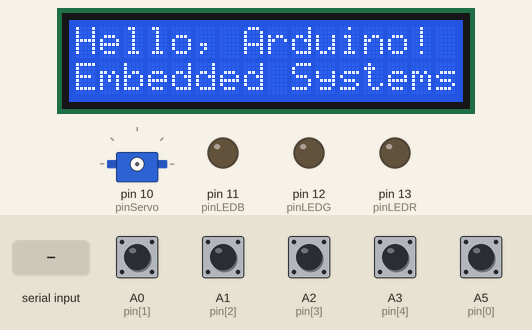
This sketch was run on a simulated Arduino Uno, built with avr-gcc and run on an emulated ATmega328P. Parts: 16×2 character LCD, servo, output pins drawn as LEDs (lit = HIGH). The test bench sets the inputs (shaded band); at power-on: A0 (pin[1]), A1 (pin[2]), A2 (pin[3]), A3 (pin[4]), A5 (pin[0]) HIGH. What the sketch prints to the serial monitor is not drawn.

Above: at 0.1 s.
2.3 s: "E" received over the second serial link
At 3.1 s:
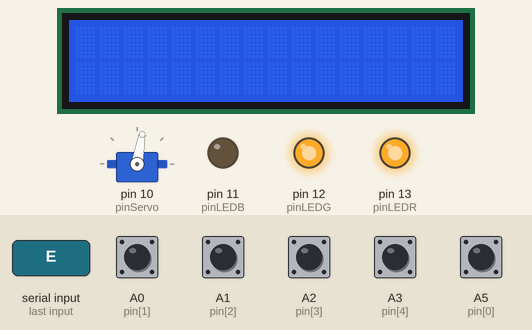
5.5 s: "e" received over the second serial link
At 6.7 s:
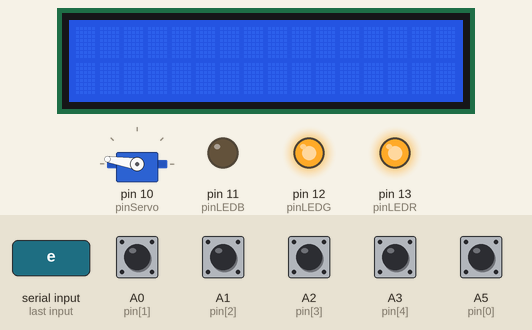
7.0 s: "q" received over the second serial link
At 7.8 s:
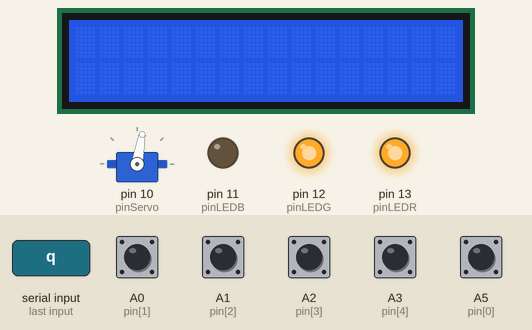
Timing chart, 0 to 9.5 s (numbered marks = the images above; inputs shaded):
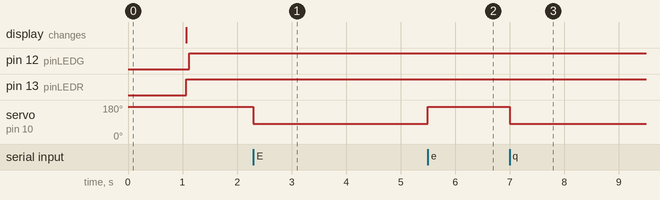

Measured:
- after the input at 2.3 s, servo on pin 10 (pinServo): 171° → 80° at once
- after the input at 5.5 s, servo on pin 10 (pinServo): 80° → 171° at once
- after the input at 7.0 s, servo on pin 10 (pinServo): 171° → 80° at once

The sketch:

front-door.ino
```cpp
#include "Doorlock.h"
#include <SoftwareSerial.h>
#include <Servo.h>
#include <LiquidCrystal.h>
Servo servo;
int val;
byte d;
bool emergency_flag = 0;
bool user_control = 0;

int door_flag = 0;  // 0:닫힘., 1:열림

int idx = 0;
int serial_idx = 0;
char c;
SoftwareSerial mySerial(5, 6);
const int pinServo = 10;
const int pinLEDR = 13;
const int pinLEDG = 12;
const int pinLEDB = 11;
const int RS = 2; const int EN = 3;
const int D4 = 4; const int D5 = 7;
const int D6 = 8; const int D7 = 9;
LiquidCrystal lcd1(RS,EN,D4,D5,D6,D7);

int pin[5] = {A5, A0, A1, A2, A3}; // 핀 설정
int password[4] = {1, 2, 3, 1}; // 비밀번호 설정
DoorLock dl(pin); // DoorLock 생성자 생성

void setup() {
  dl.setPassword(password); // 비밀번호 설정(함수)
  Serial.begin(9600);
  lcd1.begin(16, 2);
  lcd1.print("Hello, Arduino!");
  lcd1.setCursor(0, 1);
  lcd1.print("Embedded Systems");
  delay(1000); lcd1.clear();
  pinMode(pinLEDR, OUTPUT);
  pinMode(pinLEDG, OUTPUT);
  pinMode(pinLEDB, OUTPUT);
  servo.attach(pinServo);
  servo.write(171);
  mySerial.begin(9600);
}

unsigned long pre_time2 = 0;
unsigned long pre_time = 0;
void loop() {
   dl.play();

   if(dl.num == 1) {
    digitalWrite(pinLEDR, HIGH);
    digitalWrite(pinLEDG, HIGH);
    digitalWrite(pinLEDB, LOW);
   }
   else if(dl.num == 0) {
      if(dl.getResult() == true){ // 만약 비밀번호가 일치한다면
        door_flag = 1;
        //servo.write(60);
        digitalWrite(pinLEDB, HIGH);
        digitalWrite(pinLEDR, LOW);
        digitalWrite(pinLEDG, LOW);
        if(idx == 0){
          pre_time = millis();
          Serial.println("open");  // open을 출력
          idx++;
        }
        else if(idx >= 5){
          dl.setResult(false);
          door_flag = 0;
          idx = 0;
        }
        else ;
        if(millis() - pre_time > 1000){
          pre_time = millis();
          idx++;
        }
        else ;
    }
    else{
      //servo.write(150);
      digitalWrite(pinLEDR, HIGH);
      digitalWrite(pinLEDG, LOW);
      digitalWrite(pinLEDB, LOW);
      door_flag = 0;
    }
   }

   if (mySerial.available()) {
      c = mySerial.read();
      Serial.write(c);
      if(c == 'E') {
        emergency_flag = 1;
      }
      else if(c == 'e') {
        emergency_flag = 0;
        door_flag = 0;
      }
      else if(c == 'q')  {
        user_control = 1; //door_flag = 1;
      }
      else if(c == 'w'){
        user_control = 0;
      }
   }
   if(emergency_flag == 1) servo.write(80);
   else if(user_control == 1) servo.write(80);
   else if(door_flag == 1) servo.write(80);
   else if(door_flag == 0 || user_control == 0){
    servo.write(171);
   }
}
```

Doorlock.cpp
```cpp
#include <Arduino.h>
#include <LiquidCrystal.h>
#include "Toggle.h"   // 헤더파일 포함
#include "Switch.h"   // 헤더파일 포함
#include "Doorlock.h" // 헤더파일 포함

const int RS = 2;
const int EN = 3;
const int D4 = 4;
const int D5 = 7;
const int D6 = 8;
const int D7 = 9;
LiquidCrystal lcd(RS, EN, D4, D5, D6, D7);
int number[5] = {
    0,
};
int n = 0;
DoorLock::DoorLock()
{ // 기본  DoorLock 생성자
  state = false;
  lastState = state;
  result = false;
}

DoorLock::DoorLock(int *pin)
{ // 핀 설정하면서 DoorLock 생성자
  result = false;
  state = false;
  lastState = state;
  for (int i = 0; i < 5; i++)
    toggle[i].setPin(pin[i]);
  num = 0;
}

void DoorLock::setPassword(int *password)
{ // 비밀번호 설정
  for (int i = 0; i < 4; i++)
  {
    this->password[i] = password[i];
  }
}

void DoorLock::setPin(int *pin)
{ // 토글 스위치 방식으로 핀 설정
  for (int i = 0; i < 5; i++)
  {
    toggle[i].setPin(pin[i]);
  }
}

bool DoorLock::getCheck()
{ // 정답인지 확인
  for (int i = 0; i < 4; i++)
  {
    if (password[i] != input[i])
    {
      number[0] = 0;
      number[1] = 0;
      number[2] = 0;
      number[3] = 0;
      number[4] = 0;
      n = 0;
      lcd.clear();
      lcd.setCursor(0, 0);
      lcd.print("Sorry, wrong");
      Serial.println("Sorry, wrong");
      count = -1;
      return false;
    }
  }
  count = -1;
  number[0] = 0;
  number[1] = 0;
  number[2] = 0;
  number[3] = 0;
  number[4] = 0;
  n = 0;
  lcd.clear();
  lcd.setCursor(0, 0);
  lcd.print("door open!");
  Serial.println("door open!");
  num = 0;
  return true;
}

void DoorLock::play()
{               // 버튼 동작
  detectFlag(); // 확인 버튼 감지
  if (state == true)
  {
    if (lastState == false)
    {
      lcd.clear();
      lcd.setCursor(0, 0);
      lcd.print("detect");
      Serial.println("detect");
      lastState = true;
      num = 1;
    }
    getInput();
  }
  else
  {
    if (lastState == true)
    {
      result = getCheck();
      lcd.clear();
      lcd.setCursor(0, 0);
      lcd.print("check");
      Serial.println("check");
      lastState = false;
    }
    else if (lastState == false)
    {
      ;
    }
  }
}
void DoorLock::getInput()
{ // 비밀번호 받아오기

  for (int i = 0; i < 4; i++)
  {
    toggle[i].play();
    if (toggle[i].getFlag() == HIGH && count < 3)
    {
      input[++count] = (i + 1);
      lcd.setCursor(0, 0);
      number[n++] = i + 1;
      lcd.print(number[0]);
      lcd.print(" ");
      lcd.print(number[1]);
      lcd.print(" ");
      lcd.print(number[2]);
      lcd.print(" ");
      lcd.print(number[3]);
      Serial.println(i + 1);
      toggle[i].setFlag(LOW);
    }
  }
}

void DoorLock::detectFlag()
{ // 플래그 감지(플래그는 버튼이 눌렸는지 안눌렸는지 상태)
  toggle[4].play();
  state = toggle[4].getFlag();
}

int DoorLock::getResult()
{ // 결과값 받아오기
  return result;
}
void DoorLock::setResult(int n)
{ // 결과값 설정
  result = n;
}
```

Doorlock.h
```cpp
#ifndef DOORLOCK_H
#define DOORLOCK_H
#include <arduino.h>
#include "Switch.h"
#include "Toggle.h"

class DoorLock
{
  int count = -1;         // 비밀번호를 받아올때 쓰이는 인덱스
  ToggleSwitch toggle[5]; // 토글 스위치 (8버튼)

  int result; // 결과값

  bool state;     // 버튼의 상태
  bool lastState; // 버튼의 이전 상태

  int password[4]; // 4자리 비밀번호
  int input[4];    // 4자리 비밀번호 받아올때 쓰이는 배열

public:
  DoorLock();                      // 기본 생성자
  DoorLock(int *pin);              // 핀 설정 생성자
  void setPassword(int *password); // 비밀번호 설정
  void setPin(int *pin);           // 핀 설정

  void play();       // 버튼 동작
  void getInput();   // 비밀번호 입력받기
  bool getCheck();   // 비밀번호가 맞는지 틀린지 판단
  void detectFlag(); // 플래그 감지

  int getResult();       // 결과값 가져오기
  void setResult(int n); // 결과값 설정
  int num;
};
#endif
```

Switch.cpp
```cpp
#include "Switch.h"
#include <Arduino.h>

Switch::Switch() : Switch(3){};
Switch::Switch(int n)
{
  pin = n;
  state = 0;
  lastState = 0;
  button = 0;
  debouncing = 0;
  input_time = 0;
}

void Switch::setPin(int n)
{
  pin = n;
}

bool Switch::detect()
{
  state = digitalRead(pin);
  if (state != lastState)
  {
    input_time = millis();
  }
  if (millis() - input_time > 50)
  {
    if (state != button)
    {
      button = state;
      if (button == HIGH)
      {
        button = LOW;
        return HIGH;
      }
    }
  }
  state = LOW;
  lastState = state;
  return LOW;
}
```

Switch.h
```cpp
#ifndef SWITCH_H
#define SWITCH_H

class Switch
{
  int pin;
  bool state, lastState, button;
  unsigned long input_time;
  unsigned long debouncing;

public:
  Switch();
  Switch(int n);
  void setPin(int n);
  bool detect();
};

#endif
```

Toggle.cpp
```cpp
#include <Arduino.h>
#include "Toggle.h" // 토글스위치 헤더파일 포함

ToggleSwitch::ToggleSwitch(){;} // 기본 생성자(별거 안해요)
ToggleSwitch::ToggleSwitch(int n){ // n을 입력받고 핀설정하는 생성자
  pin = n; flag = 0; state = 0; lastState = 0; button = 0;
  pinMode(n, INPUT_PULLUP);
}
void ToggleSwitch::setPin(int n){ // 핀설정
  pin = n;
  pinMode(n, INPUT_PULLUP);
}
void ToggleSwitch::setFlag(int n){ // 플래그 설정
  flag = n;
}
int ToggleSwitch::getPin(){ // 핀 받아오기
  return pin;
}
bool ToggleSwitch::getFlag(){ // 플래그 받아오기
  return flag;
}
void ToggleSwitch::play(){ // 버튼 동작
  state = digitalRead(pin);
  if(state != lastState){
    input_time = millis();
  }
  if(millis() - input_time > 50){
    if(state != button){
      button = state;
      if(button == HIGH){
        flag = !flag;
      }
    }
  }
  lastState = state;
}
```

Toggle.h
```cpp
#ifndef TOGGLESWITCH
#define TOGGLESWITCH

class ToggleSwitch{
  int pin;
  bool flag;
  bool state, lastState, button;
  unsigned long input_time;
  unsigned long debouncing;
public:
  ToggleSwitch();
  ToggleSwitch(int n);
  int getPin();
  bool getFlag();
  void setPin(int n);
  void setFlag(int n);
  void play();
};

#endif
```
